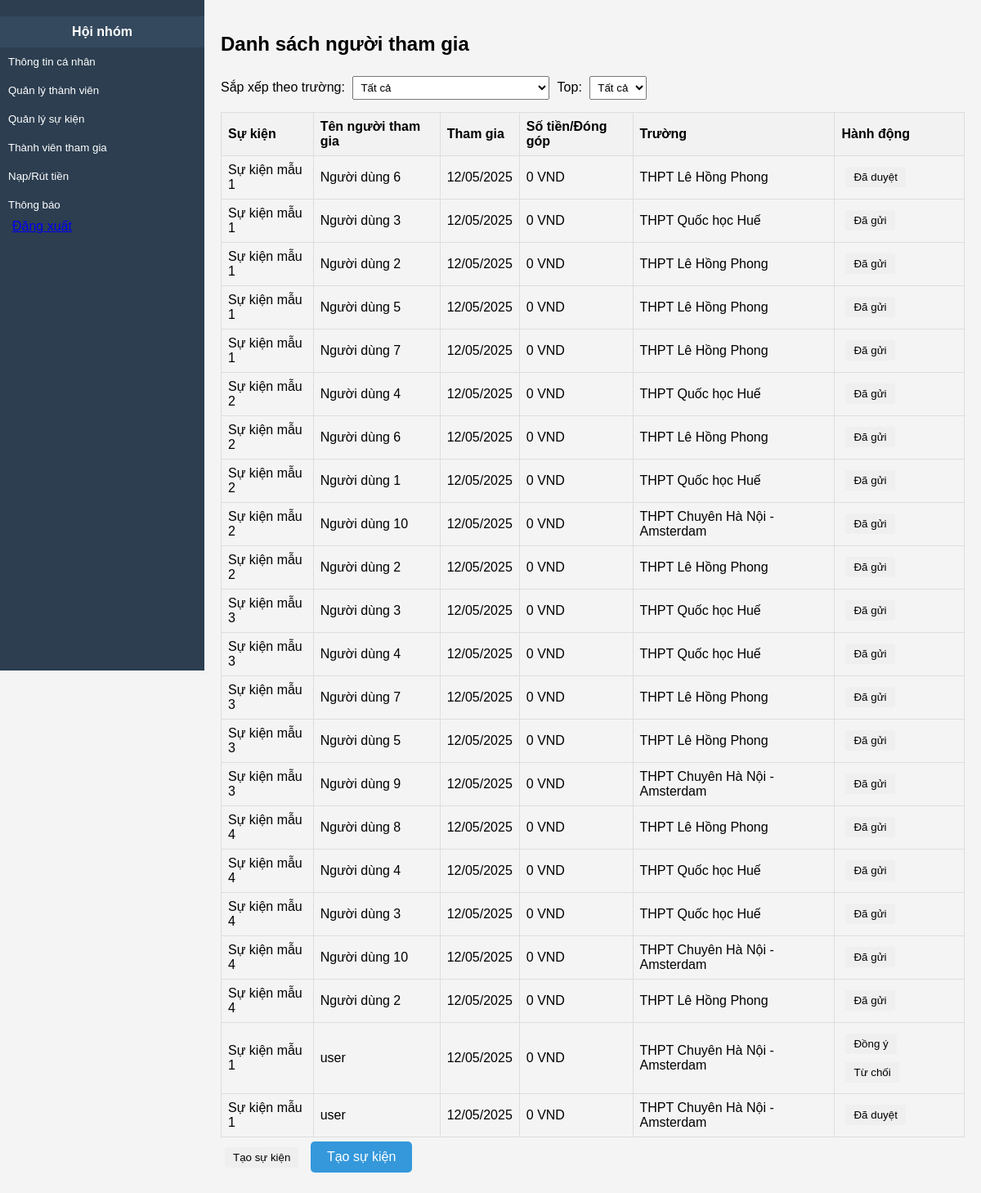
The page /group/event_detail/ on the database as committed earlier.
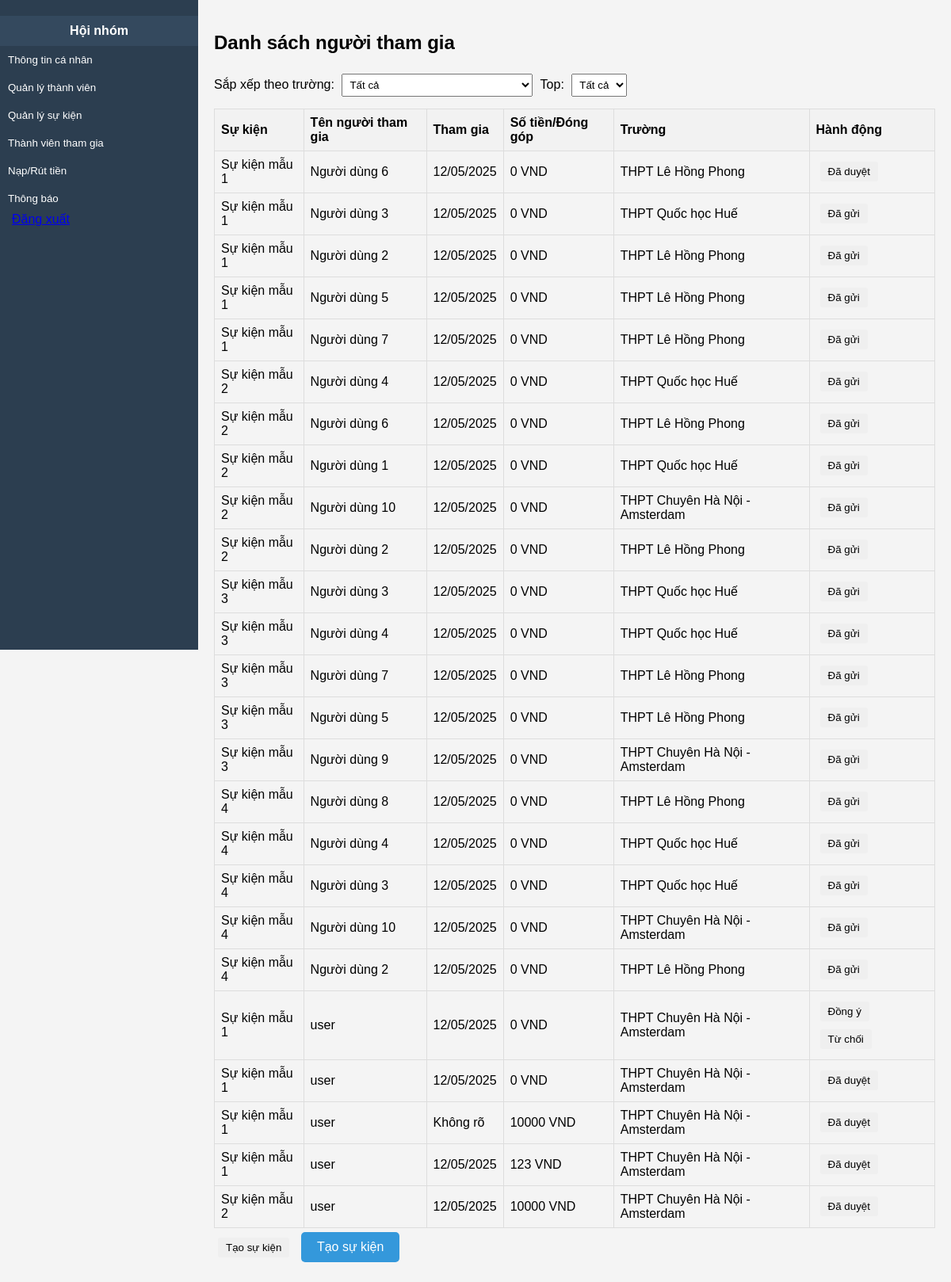
The same page on the database as committed later.
### my_app/models.py (models this page shows)
class School(models.Model):
    id_school = models.AutoField(primary_key=True)
    name = models.CharField(max_length=255, blank=True, null=True)
    email_school = models.CharField(max_length=255, blank=True, null=True)
    location = models.CharField(max_length=255, blank=True, null=True)
    class Meta:
        managed = True
        db_table = 'school'

class Event(models.Model):
    id_event = models.AutoField(primary_key=True)
    id_group = models.ForeignKey('GroupInfo', models.DO_NOTHING, db_column='id_group', blank=True, null=True)
    name = models.CharField(max_length=255, blank=True, null=True)
    description = models.TextField(blank=True, null=True)
    start_time = models.DateTimeField(blank=True, null=True)
    end_time = models.DateTimeField(blank=True, null=True)
    type = models.CharField(max_length=50, blank=True, null=True)
    donated_amount = models.IntegerField(blank=True, null=True, default=0)
    number_of_participants = models.IntegerField(blank=True, null=True, default=0)
    location = models.CharField(max_length=255, blank=True, null=True)
    verified_person = models.ForeignKey('Users', models.DO_NOTHING, db_column='verified_person', blank=True, null=True)
    num_of_report = models.IntegerField(blank=True, null=True)
    date_verified = models.DateTimeField(blank=True, null=True)
    id_notification = models.ForeignKey('Notification', models.DO_NOTHING, db_column='id_notification', blank=True, null=True)
    rejection_reason = models.TextField(blank=True, null=True)
    status = models.TextField(blank=True, null=True)
    poster = models.TextField(blank=True, null=True)
    class Meta:
        managed = True
        db_table = 'event'

class Users(models.Model):
    id_user = models.AutoField(primary_key=True)
    social_score = models.IntegerField(blank=True, null=True, default=0)
    created_score = models.IntegerField(blank=True, null=True, default=0)
    id_school = models.ForeignKey(School, models.DO_NOTHING, db_column='id_school', blank=True, null=True)
    full_name = models.CharField(max_length=255, blank=True, null=True)
    email = models.CharField(unique=True, max_length=255, blank=True, null=True)
    role = models.CharField(max_length=50, blank=True, null=True)
    phone = models.CharField(max_length=50, blank=True, null=True)
    avt_user = models.TextField(blank=True, null=True)
    username = models.CharField(unique=True, max_length=150, blank=True, null=True)
    password = models.CharField(max_length=128, blank=True, null=True)
    created_at = models.DateField(blank=True, null=True)
    class Meta:
        managed = True
        db_table = 'users'

class ParticipateForm(models.Model):
    id_participate_form = models.AutoField(primary_key=True)
    id_event = models.ForeignKey(Event, models.DO_NOTHING, db_column='id_event', blank=True, null=True)
    id_user = models.ForeignKey('Users', models.DO_NOTHING, db_column='id_user', blank=True, null=True)
    title = models.TextField(blank=True, null=True)
    content = models.TextField(blank=True, null=True)
    status_form = models.CharField(max_length=50, blank=True, null=True)
    member_verified = models.ForeignKey('Users', models.DO_NOTHING, db_column='member_verified', related_name='participateform_member_verified_set', blank=True, null=True)
    time_create_form = models.DateTimeField(blank=True, null=True)
    time_update_status_form = models.DateTimeField(blank=True, null=True)
    id_notification = models.ForeignKey(Notification, models.DO_NOTHING, db_column='id_notification', blank=True, null=True)
    donated_amount = models.DecimalField(max_digits=10, decimal_places=2, blank=True, null=True, default=0)
    class Meta:
        managed = True
        db_table = 'participate_form'

### my_app/views.py (the view)
# urls.py: path('group/event_detail/', event_detail, name='event_detail'),
def event_detail(request):
    events = []
    for event in Event.objects.all():
        participants_data = []
        forms = ParticipateForm.objects.filter(id_event=event)
        for form in forms:
            user = form.id_user
            if not user:
                continue
            school_name = user.id_school.name if user.id_school else "Không rõ"
            contribution = form.donated_amount  # You can calculate the actual contribution here if needed
            from django.utils.timezone import localtime
            participants_data.append({
                'name': user.full_name or user.username,
                'date': localtime(form.time_create_form).strftime('%d/%m/%Y') if form.time_create_form else "Không rõ",
                'contribution': contribution,  # Placeholder for contribution (can be calculated if you have transaction data)
                'school': school_name,
                'participant_id': form.id_user.id_user,  # Include participant ID
                'event_id': event.id_event,  # Include event ID
                'school_name': school_name,
                'id_participate_form': form.id_participate_form,  # Include id_participate_form
                'status_form': form.status_form,
                'name_event': event.name,
            })
        events.append({
            'name': event.name,
            'participants': participants_data
        })
    context = {
        'events': events,
        'schools': School.objects.values_list('name', flat=True).distinct()
    }
    return render(request, 'group/event_detail.html', context=context)

### my_app/templates/group/event_detail.html (shortened to what this page needs)
<!DOCTYPE html>
<html lang="vi">
<head>
</head>
<body>
  <div class="sidebar">
    <div class="admin-info">Hội nhóm</div>
    <button onclick="window.location.href='{% url 'profile' %}'">Thông tin cá nhân</button>
    <button onclick="window.location.href='{% url 'member' %}'">Quản lý thành viên</button>
    <button onclick="window.location.href='{% url 'event_list_group' %}'">Quản lý sự kiện</button>
    <button onclick="window.location.href='{% url 'event_detail' %}'">Thành viên tham gia</button>
    <button onclick="window.location.href='{% url 'money' %}'">Nạp/Rút tiền</button>
    <button onclick="window.location.href='{% url 'noti' %}'">Thông báo</button>
    <a href="{% url 'logout' %}" class="btn btn-outline-danger">Đăng xuất</a>
  </div>
  <div class="content">
    <h2>Danh sách người tham gia</h2>
    <div class="filter-section">
      <label>Sắp xếp theo trường:</label>
      <select id="schoolFilter" onchange="filterParticipants()">
        <option>Tất cả</option>
      </select>
      <label>Top:</label>
      <select id="topFilter" onchange="filterParticipants()">
        <option value="all">Tất cả</option>
      </select>
    </div>
    <table>
      <thead>
        <tr>
          <th>Sự kiện</th>
          <th>Tên người tham gia</th>
          <th>Tham gia</th>
          <th>Số tiền/Đóng góp</th>
          <th>Trường</th>
          <th>Hành động</th>
        </tr>
      </thead>
      <tbody>
        {% for event in events %}
          {% for participant in event.participants %}
            <tr class="participant-row"
                data-school="{{ participant.school }}"
                data-contribution="{{ participant.contribution }}">
              <td>{{participant.name_event}}</td>
              <td>{{ participant.name }}</td>
              <td>{{ participant.date }}</td>
              <td>{{ participant.contribution|floatformat:0 }} VND</td>
              <td>{{ participant.school }}</td>
              <td>
                {% if participant.status_form == "Chưa duyệt" %}
                  <button class="btn btn-success" onclick="handleApproval('{{ participant.id_participate_form }}', 'approve')">Đồng ý</button>
                  <button class="btn btn-danger" onclick="handleApproval('{{ participant.id_participate_form }}', 'reject')">Từ chối</button>
                {% else %}
                  <button class="btn btn-success" >
                    {{ participant.status_form }}
                  </button>
                {% endif %}
              </td>
            </tr>
          {% endfor %}
        {% endfor %}
      </tbody>
    </table>
<button onclick="openModal()" class="btn btn-primary">Tạo sự kiện</button>
<button onclick="openModal()" class="btn create-event-btn">Tạo sự kiện</button>

Rows that differ between the two databases and show on the page:
added ParticipateForm: contribution "10000", status_form "Đã duyệt"
added ParticipateForm: contribution "123", status_form "Đã duyệt"
now on this page (row unchanged): Event: name_event "Sự kiện mẫu 2"
added ParticipateForm: contribution "10000", status_form "Đã duyệt"
Other text that changed with them:
new list line: "Sự kiện mẫu 1 Sự kiện mẫu 1"
new list line: "user user"
new list line: "Không rõ VND 12/05/2025 VND"
new list line: "THPT Chuyên Hà Nội - Amsterdam THPT Chuyên Hà Nội - Amsterdam"
new list line: "user"
new list line: "12/05/2025 VND"
new list line: "THPT Chuyên Hà Nội - Amsterdam"
